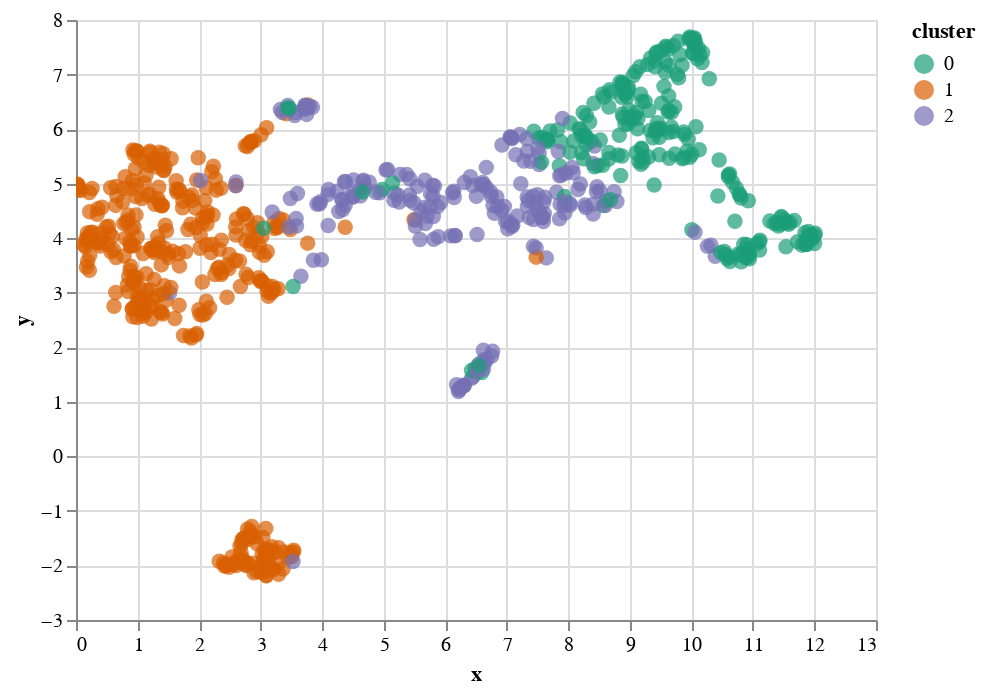

This figure's notebook cell:
### Code cell
alt.Chart(vis_data).mark_circle(size=60).encode(
    x='x',
    y='y',
    tooltip=['place', 'country'],
    color=alt.Color('cluster:N', scale=alt.Scale(scheme='dark2')) #use N after the var to tell altair that it's categorical
).interactive()

### Figure 1 — Vega-Lite specification as saved in the notebook (floating-point values rounded to 4 significant figures; data arrays with more than 128 entries replaced by an {"elided": "..."} marker saying what was removed)
{"config": {"view": {"continuousWidth": 400, "continuousHeight": 300}}, "data": {"name": "data-4948209dfcdbe5a82484c5320c435106"}, "mark": {"type": "circle", "size": 60}, "encoding": {"color": {"field": "cluster", "scale": {"scheme": "dark2"}, "type": "nominal"}, "tooltip": [{"field": "place", "type": "nominal"}, {"field": "country", "type": "nominal"}], "x": {"field": "x", "type": "quantitative"}, "y": {"field": "y", "type": "quantitative"}}, "selection": {"selector010": {"type": "interval", "bind": "scales", "encodings": ["x", "y"]}}, "$schema": "https://vega.github.io/schema/vega-lite/v4.17.0.json", "datasets": {"data-4948209dfcdbe5a82484c5320c435106": {"elided": "780 records"}}}
